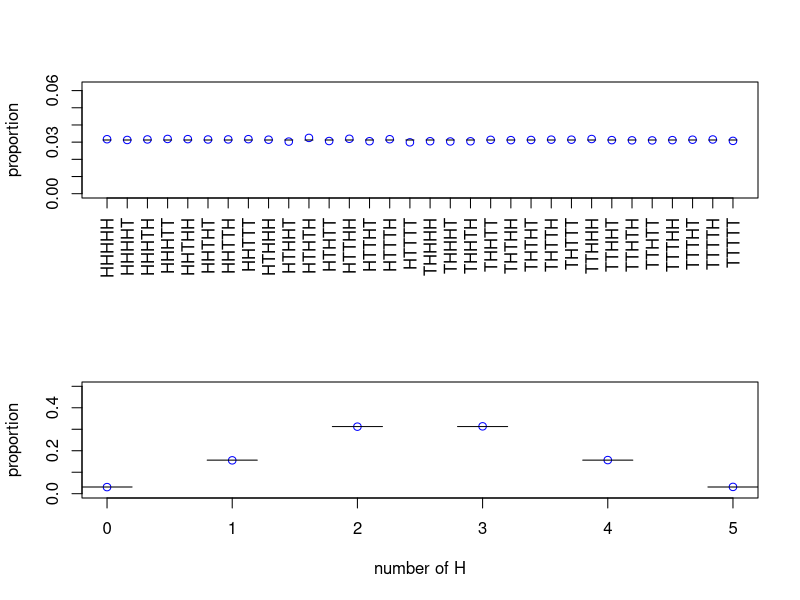

Here is the R script that generated this plot:
#!/usr/bin/Rscript

nflips <- 3
nflips <- 5

nreps <- 1e5
flips <- as.data.frame( ifelse( matrix( rbinom( nreps * nflips, size=1, prob=0.5 ), nrow=nreps )>0, "H", "T" ) )

layout(1:2)

## look at pattern counts
table( apply( flips, 1, paste, collapse='' ) )

counts <- table( apply( flips, 1, paste, collapse='' ) )
plot( (1:2^nflips), as.numeric(counts)/nreps, col='blue', xaxt='n', yaxt='s', ylim=c(0,2/2^nflips), ylab='proportion', xlab=''  )
axis(1,at=1:2^nflips,las=3, labels=names(counts) )
segments( x0=(1:2^nflips)-.2, x1=(1:2^nflips)+.2, y0=1/2^nflips )

## now distribution of number of heads
table( rowSums( flips=="H" ) )

headcounts <- table( rowSums( flips=="H" ) )
plot( (0:nflips), as.numeric(headcounts)/nreps, col='blue', yaxt='s', ylim=c(0,0.5), ylab='proportion', xlab='number of H', xaxt='n'  )
segments( x0=(0:nflips)-.2, x1=(0:nflips)+.2, y0=dbinom(0:nflips,nflips,p=0.5) )
axis(1,at=0:nflips)

## the table
rbind( "num heads"=0:nflips, "prob"=dbinom( 0:nflips, nflips, p=0.5 ) )
